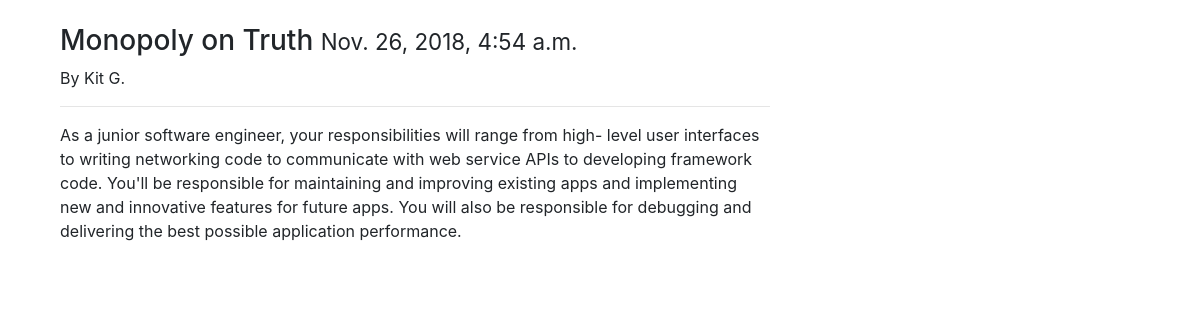
The app's page /posts/1/ with its own data.
### posts/models.py (models this page shows, shortened)
class Post(models.Model):
    user = models.ForeignKey(settings.AUTH_USER_MODEL, default=1, on_delete=models.CASCADE)
    title = models.CharField(max_length=120)
    slug = models.SlugField(unique=True)
    image = models.ImageField(
        upload_to=upload_location,
        null=True,
        blank=True,
        height_field="height_field",
        width_field="width_field")
    height_field = models.IntegerField(default=0)
    width_field = models.IntegerField(default=0)
    content = models.TextField()
    draft = models.BooleanField(default=False)
    publish = models.DateField(auto_now=False, auto_now_add=False)
    updated = models.DateTimeField(auto_now=True, auto_now_add=False)
    timestamp = models.DateTimeField(auto_now=False, auto_now_add=True)
    objects = PostManager()
    class Meta:
        ordering = ['-id', '-timestamp', '-updated']

### posts/views.py (the view)
# urls.py: re_path(r'^(?P<id>\d+)/$', v.posts_detail, name='detail'),
def posts_detail(request, id): # retrieve
    instance = get_object_or_404(Post, id=id)
    if instance.draft or instance.publish > timezone.now().date():
        if not request.user.is_staff or not request.user.is_superuser:
            raise Http404
    share_string = quote_plus(instance.content)
    context = {
        "title" : instance.title,
        "post" : instance,
        "share_string" : share_string,
    }
    return render(request, "post_detail.html", context)

### posts/templatetags/urlify.py (called while the page is built)
@register.filter
def urlify(value):
    return quote_plus(value)

### templates/post_detail.html (shortened to what this page needs)
{% extends "base.html" %}
{% load urlify %}
{% block content %}
<div class="col-sm-8 col-sm-offset-3">
    <h3>{{ title }} <small>{{ post.timestamp }}</small></h1>
    {% if post.user.get_full_name %}
        <p>By {{post.user.get_full_name }}</p>
    {% endif %}
    <hr>
    {{ post.content | linebreaks }} </br>
</div>
{% endblock content %}

### records on screen
Post: title "Monopoly on Truth", timestamp "Nov. 26, 2018, 4:54 a.m.", user.get_full_name "Kit G.", content "As a junior software engineer, your responsibilities will range from high- level user interfaces to writing networking code to communicate with web service APIs to developing framework code. You'll be responsible for maintaining and improving existing apps and implementing new and innovative features for future apps. You will also be responsible for debugging and delivering the best possible application performance."
